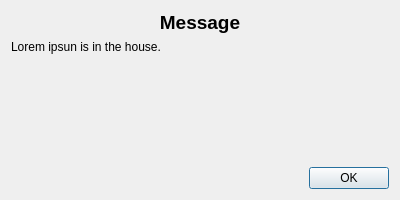
<?xml version="1.0" encoding="UTF-8"?>
<ui version="4.0">
 <class>GUIMessage</class>
 <widget class="QDialog" name="GUIMessage">
  <property name="geometry">
   <rect>
    <x>0</x>
    <y>0</y>
    <width>400</width>
    <height>200</height>
   </rect>
  </property>
  <property name="maximumSize">
   <size>
    <width>400</width>
    <height>200</height>
   </size>
  </property>
  <property name="windowTitle">
   <string>Dialog</string>
  </property>
  <layout class="QGridLayout" name="gridLayout">
   <item row="0" column="0">
    <widget class="QLabel" name="heading">
     <property name="font">
      <font>
       <pointsize>14</pointsize>
       <weight>75</weight>
       <bold>true</bold>
      </font>
     </property>
     <property name="text">
      <string>Message</string>
     </property>
     <property name="alignment">
      <set>Qt::AlignCenter</set>
     </property>
     <property name="wordWrap">
      <bool>true</bool>
     </property>
    </widget>
   </item>
   <item row="3" column="0">
    <widget class="QDialogButtonBox" name="buttons">
     <property name="orientation">
      <enum>Qt::Horizontal</enum>
     </property>
     <property name="standardButtons">
      <set>QDialogButtonBox::Ok</set>
     </property>
    </widget>
   </item>
   <item row="1" column="0">
    <widget class="QLabel" name="text">
     <property name="text">
      <string>Lorem ipsun is in the house.</string>
     </property>
     <property name="alignment">
      <set>Qt::AlignLeading|Qt::AlignLeft|Qt::AlignVCenter</set>
     </property>
     <property name="wordWrap">
      <bool>true</bool>
     </property>
    </widget>
   </item>
   <item row="2" column="0">
    <spacer name="verticalSpacer">
     <property name="orientation">
      <enum>Qt::Vertical</enum>
     </property>
     <property name="sizeHint" stdset="0">
      <size>
       <width>20</width>
       <height>40</height>
      </size>
     </property>
    </spacer>
   </item>
  </layout>
 </widget>
 <resources/>
 <connections>
  <connection>
   <sender>buttons</sender>
   <signal>accepted()</signal>
   <receiver>GUIMessage</receiver>
   <slot>accept()</slot>
   <hints>
    <hint type="sourcelabel">
     <x>248</x>
     <y>254</y>
    </hint>
    <hint type="destinationlabel">
     <x>157</x>
     <y>274</y>
    </hint>
   </hints>
  </connection>
  <connection>
   <sender>buttons</sender>
   <signal>rejected()</signal>
   <receiver>GUIMessage</receiver>
   <slot>reject()</slot>
   <hints>
    <hint type="sourcelabel">
     <x>316</x>
     <y>260</y>
    </hint>
    <hint type="destinationlabel">
     <x>286</x>
     <y>274</y>
    </hint>
   </hints>
  </connection>
 </connections>
</ui>
